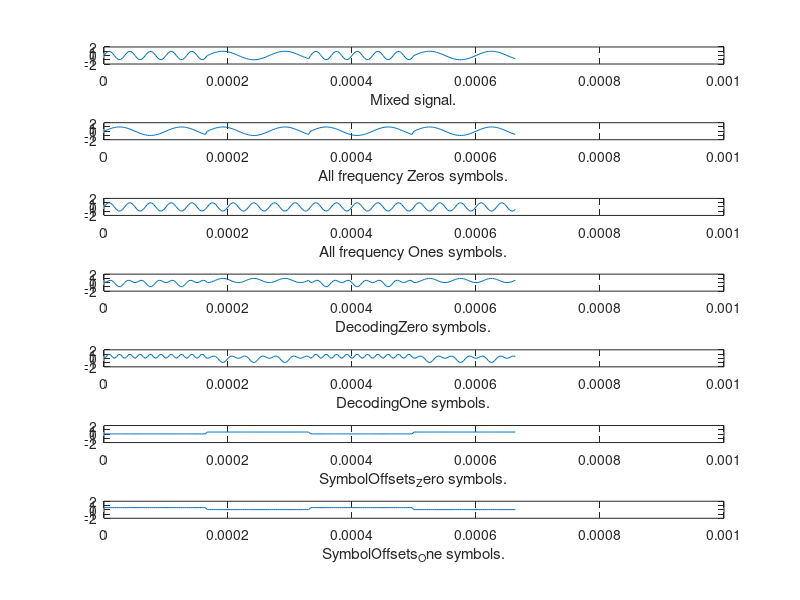

Write MATLAB code to recreate this figure.
%https://www.allaboutcircuits.com/technical-articles/digital-signal-processing-in-scilab-how-to-decode-an-fsk-signal
%%%%%%%%%%%%%%%%%%%%%%%%%%%%%%%%%%%%%%%%%%%%%%%%%%%%%%%%%%%%%%%%%%%%%%%%%%%
clear;
close all;
f0               =  10000;
f1               =  30000;
Fs               =  300000;
SamplesPerSymbol =  50;
n                =  0:(SamplesPerSymbol-1);
SymbolZero       =  sin(2*pi*n*f0/Fs);
SymbolOne        =  sin(2*pi*n*f1/Fs);
%%%%%%%%%%%%%%%%%%%%%%%%%%%%%%%%%%%%%%%%%%%%%%%%%%%%%%%%%%%%%%%%%%%%%%%%%%%
receivedSignal   = [SymbolOne SymbolZero SymbolOne  SymbolZero]; 
%%%%%%%%%%%%%%%%%%%%%%%%%%%%%%%%%%%%%%%%%%%%%%%%%%%%%%%%%%%%%%%%%%%%%%%%%%%
AllZerosSymbols  = [SymbolZero SymbolZero SymbolZero SymbolZero];
AllOnesSymbols   = [SymbolOne SymbolOne SymbolOne SymbolOne];
%%%%%%%%%%%%%%%%%%%%%%%%%%%%%%%%%%%%%%%%%%%%%%%%%%%%%%%%%%%%%%%%%%%%%%%%%%%
DecodingZero     = receivedSignal .* AllZerosSymbols;
DecodingOne      = receivedSignal .* AllOnesSymbols;
%%%%%%%%%%%%%%%%%%%%%%%%%%%%%%%%%%%%%%%%%%%%
for k=1:(length(DecodingZero)/SamplesPerSymbol)
    SymbolOffsets_Zero(((k-1)*SamplesPerSymbol)+1:k*(SamplesPerSymbol))...
        = mean(DecodingZero(((k-1)*SamplesPerSymbol)+1:k*(SamplesPerSymbol)));
end
for k=1:(length(DecodingOne)/SamplesPerSymbol)
    SymbolOffsets_One(((k-1)*SamplesPerSymbol)+1:k*(SamplesPerSymbol))...
        = mean(DecodingOne(((k-1)*SamplesPerSymbol)+1:k*(SamplesPerSymbol)));
end
%%%%%%%%%%%%%%%%%%%%%%%%%%%%%%%%%%%%%%%%%%%%%%%%%%%%%%%%%%%%%%%%%%%%%%%%%%%
tRx            = (0:length(receivedSignal)-1)*1/Fs;

subplot(7,1,1);
plot(tRx,receivedSignal)
xlabel("Mixed signal.");
axis([0*1/Fs 300*1/Fs -2 2]);

subplot(7,1,2);
plot(tRx,AllZerosSymbols)
xlabel("All frequency Zeros symbols.");
axis([0*1/Fs 300*1/Fs -2 2]);

subplot(7,1,3);
plot(tRx,AllOnesSymbols)
xlabel("All frequency Ones symbols.");
axis([0*1/Fs 300*1/Fs -2 2]);

subplot(7,1,4);
plot(tRx,DecodingZero)
xlabel("DecodingZero symbols.");
axis([0*1/Fs 300*1/Fs -2 2]);

subplot(7,1,5);
plot(tRx,DecodingOne)
xlabel("DecodingOne symbols.");
axis([0*1/Fs 300*1/Fs -2 2]);

subplot(7,1,6);
plot(tRx,SymbolOffsets_Zero)
xlabel("SymbolOffsets_Zero symbols.");
axis([0*1/Fs 300*1/Fs -2 2]);

subplot(7,1,7);
plot(tRx,SymbolOffsets_One)
xlabel("SymbolOffsets_One symbols.");
axis([0*1/Fs 300*1/Fs -2 2]);